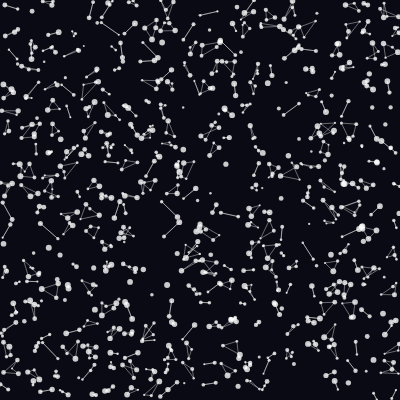
Frame 1 (no input)
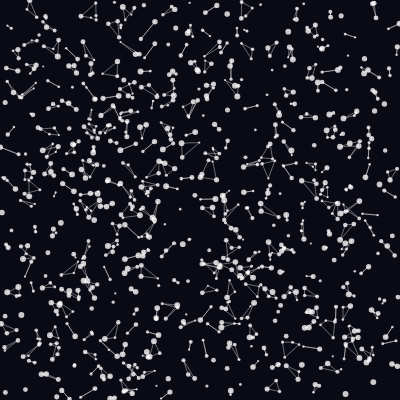
Frame 60 (no input)
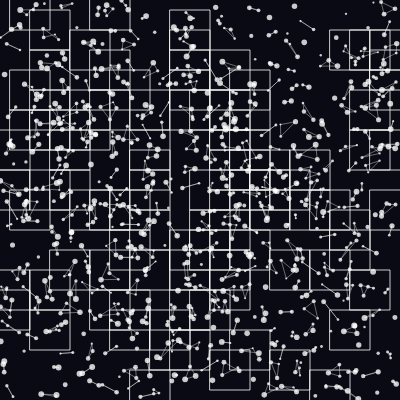
Frame 120 (the mouse pressed at the canvas centre since frame 60)

The p5.js sketch that drew these frames (run headless with seeded random() and noise() and a simulated clock; from frame 60 on, the mouse is pressed at the canvas centre):

// p5.js sketch
// ── sketch.js
let particles = [];
let grid = [];
let gridSize = 20;
let cols, rows;

function setup() {
  createCanvas(400, 400);
  cols = width / gridSize;
  rows = height / gridSize;
  
  for (let i = 0; i < 1000; i++) {
    particles.push({
      x: random(width),
      y: random(height),
      vx: random(-1, 1),
      vy: random(-1, 1),
      life: random(50, 200),
      size: random(2, 6)
    });
  }
  
  grid = new Array(cols * rows);
  for (let i = 0; i < grid.length; i++) {
    grid[i] = [];
  }
}

function draw() {
  background(10, 10, 20);
  
  // Update and display particles
  for (let i = 0; i < particles.length; i++) {
    let p = particles[i];
    
    // Move particle
    p.x += p.vx;
    p.y += p.vy;
    
    // Boundary check
    if (p.x < 0 || p.x > width || p.y < 0 || p.y > height) {
      p.x = random(width);
      p.y = random(height);
    }
    
    // Life decay
    p.life--;
    if (p.life <= 0) {
      p.x = random(width);
      p.y = random(height);
      p.life = random(50, 200);
      p.vx = random(-1, 1);
      p.vy = random(-1, 1);
    }
    
    // Draw particle
    noStroke();
    fill(255, 200);
    ellipse(p.x, p.y, p.size);
    
    // Grid indexing
    let col = floor(p.x / gridSize);
    let row = floor(p.y / gridSize);
    if (col >= 0 && col < cols && row >= 0 && row < rows) {
      grid[row * cols + col].push(p);
    }
  }
  
  // Process grid for line formation
  for (let i = 0; i < grid.length; i++) {
    let cell = grid[i];
    if (cell.length > 1) {
      // Check neighbors for straight lines
      let x = (i % cols) * gridSize + gridSize / 2;
      let y = floor(i / cols) * gridSize + gridSize / 2;
      
      // Draw connecting lines to nearby particles
      stroke(255, 100);
      noFill();
      beginShape();
      for (let j = 0; j < cell.length; j++) {
        let p = cell[j];
        vertex(p.x, p.y);
      }
      endShape(CLOSE);
      
      // Occasionally form solid squares
      if (frameCount % 120 === 0 && cell.length > 3) {
        // Draw temporary square
        stroke(255, 200);
        noFill();
        rectMode(CENTER);
        rect(x, y, gridSize * 2, gridSize * 2);
      }
    }
    cell.length = 0; // Clear for next frame
  }
}
